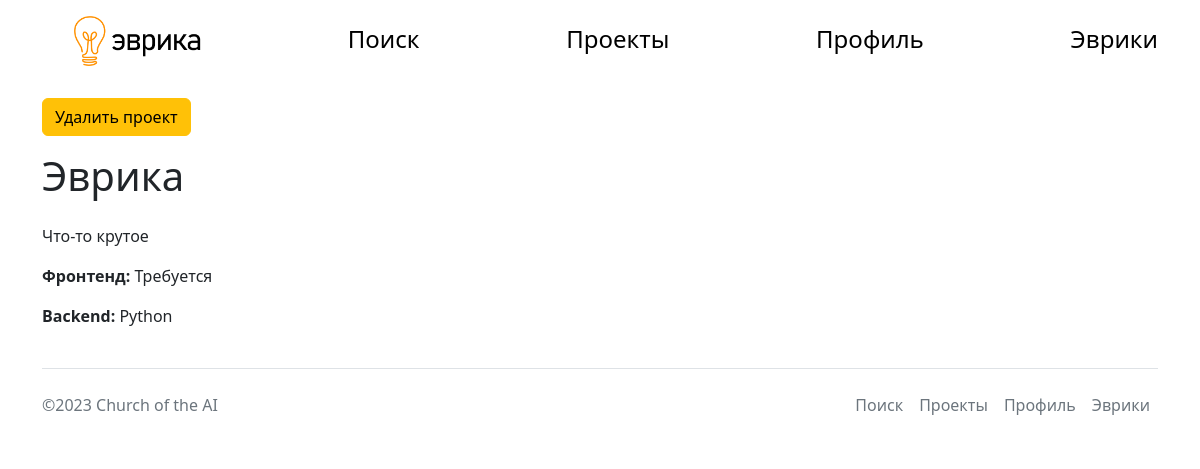
Before: /projects/1 (signed in) with the older database file.
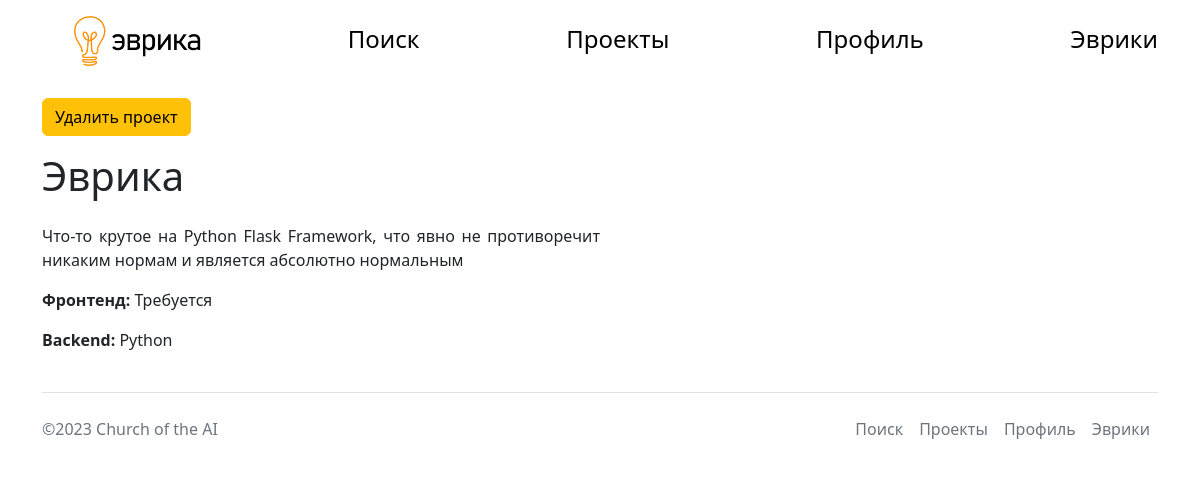
After: the same page with the newer database file.
### main.py (models this page shows, shortened)
class Project(db.Model):
    id = db.Column(db.Integer, primary_key=True)
    title = db.Column(db.String(20), nullable=False)
    about = db.Column(db.Text, nullable=False)
    image = db.Column(db.String)
    front_language = db.Column(db.Integer, nullable=False)
    back_language = db.Column(db.String, nullable=False)
    level = db.Column(db.String, nullable=False)
    founder_id = db.Column(db.Integer, nullable=False)

### main.py (the view)
@app.route('/projects/<int:id>')
def project_profile(id):
    project = db.session.query(Project).filter_by(id=id).first()
    like = db.session.query(Matches).filter_by(user_id=current_user.id, project_id=id).first()
    return render_template('project_profile.html', title=project.title, project=project, user=current_user, like=like)

### main.py (called while the page is built)
@login_manager.user_loader
def load_user(user_id):
    return User.query.get(user_id)

### templates/project_profile.html (shortened to what this page needs)
{%extends 'base.html'%}
{%block body%}
<div class="profile_container">
  <div class="profile_text">
    {% if user.id == project.founder_id %}
      <a class='btn btn-warning' href="/projects/{{project.id}}/delete">Удалить проект</a>
    {% else %}
      {% if like %}
      <p>Вы откликнулись на этот проект</p>
      {% else %}
      <a class='btn btn-success' href="/projects/{{project.id}}/like/{{user.id}}">Откликнуться</a>
      {% endif %}
    {% endif %}
    <h1 class="py-3">{{project.title}}</h1>
    {% if project.about %}
    <p style="text-align: justify">{{project.about}}</p>
    {% endif %}
    <p><b>Фронтенд:</b>
    {% if project.front_language %}
    Требуется
    {% else %}
    Не требуется
    {% endif %}
    </p>
    <p>
      <b>Backend: </b> {{project.back_language}}
    </p>
    </div>
    </div>
{%endblock%}

Changed rows visible on the page:
changed Project "Эврика": about "Что-то крутое" → "Что-то крутое на Python Flask Framework, что явно не противоречит никаким нормам и является абсолютно нормальным"
